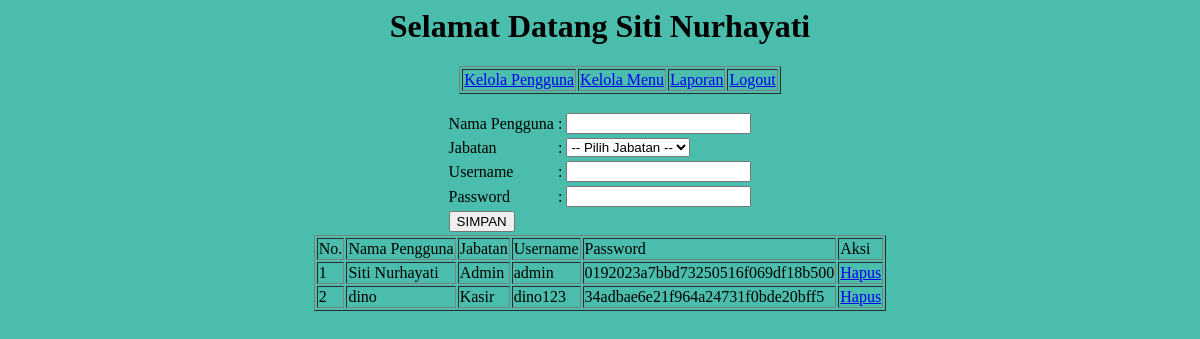
The app's page /master/admin.php (signed in) with its own data.
### tables this page shows
CREATE TABLE `tb_pengguna` (
  `id_pengguna` int(11) NOT NULL,
  `nama_pengguna` varchar(30) NOT NULL,
  `level` varchar(10) NOT NULL,
  `username` varchar(30) NOT NULL,
  `password` text NOT NULL
);

### master/pengguna.php (the view, shortened to what this page needs)
<html>
 <head>
    </head>
     <form method="post">
      <body>
        <table>
           <tr>
             <td>Nama Pengguna</td>
             <td>:</td>
             <td><input type="text" name="nama"></td>
           </tr>     <tr>
             <td>Jabatan</td>
             <td>:</td>
             <td> <select name="jabatan">
            <option value="" disabled selected> -- Pilih Jabatan -- </option>
          </select>
        </td>
            </tr>     <tr>
              <td>Username</td>
              <td>:</td>
              <td><input type="text" name="username"></td>
            </tr>     <tr>
              <td>Password</td>
               <td>:</td>
               <td><input type="text" name="password"></td>
             </tr>     <tr>
              <td><input type="submit" name="simpan" value="SIMPAN"></td>
            </tr>
             </table>
              <table border="1">
                <tr>
                 <td>No.</td>
                 <td>Nama Pengguna</td>
                 <td>Jabatan</td>
                 <td>Username</td>
                 <td>Password</td>
                 <td colspan="2">Aksi</td>
    </tr>
    <?php
    $no=0;
    $sql= mysqli_query($con, "SELECT * FROM tb_pengguna");
    while($r=mysqli_fetch_array($sql)){
     $no++; ?>
    <tr>
     <td><?php echo $no; ?></td>
     <td><?php echo $r['nama_pengguna']; ?></td>
     <td><?php echo $r['level']; ?></td>
     <td><?php echo $r['username']; ?></td>
     <td><?php echo $r['password']; ?></td>
     <td><a href="?menu=pengguna&hapus&id=<?php echo
      $r['id_pengguna'] ?>" onClick="return confirm('Anda Yakin')">Hapus</a></td>
    </tr>
    <?php } ?>
   </table>
  </body>
 </form>
</html>

### master/style.css (style rules this page uses)
body { background-color:#4ABDAC; }

### records on screen
tb_pengguna: nama_pengguna "Siti Nurhayati", level "Admin", username "admin", password "0192023a7bbd73250516f069df18b500"
tb_pengguna: nama_pengguna "dino", level "Kasir", username "dino123", password "34adbae6e21f964a24731f0bde20bff5"

### other values on screen
$_SESSION['nama'] "Siti Nurhayati"
